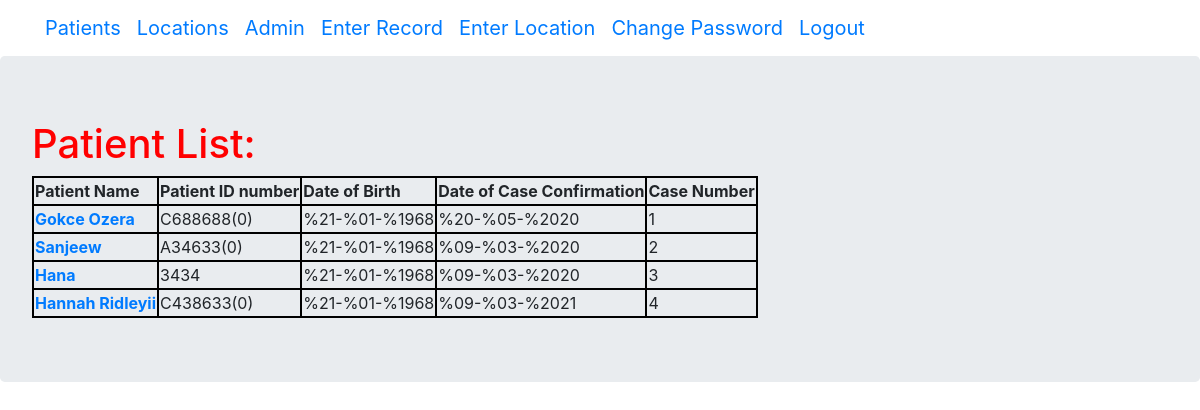
Page /covidapp/index/ (signed in) on the committed database.
### covidapp/models.py (models this page shows, shortened)
class Patient(models.Model):
    name = models.CharField(max_length=200)
    idn = models.CharField(max_length=200, unique=True)
    date_of_birth = models.DateField()
    date_of_confirm = models.DateField()
    case_number = models.IntegerField()

### covidapp/views.py (the view)
# urls.py: path('index/', views.index, name='index'),
def index(request):
    patient_dict = Patient.objects.order_by('case_number')
    my_dict = {'patients':patient_dict}
    return render(request, 'covidapp/index.html',context=my_dict)

### covidapp/templatetags/has_group.py (called while the page is built)
@register.filter(name='has_group')
def has_group(user, group_name):
    return user.groups.filter(name=group_name).exists()

### templates/covidapp/index.html
{% extends "covidapp/base.html" %}
{% block content %}
{% load has_group %}
{% if request.user|has_group:"Epidemiologists" or request.user|has_group:"Staff" %}
    <div class="jumbotron">
        {% if patients %}
        <h1>Patient List:</h1>
        <table>
            <thead>
                <th>Patient Name</th>
                <th>Patient ID number</th>
                <th>Date of Birth</th>
                <th>Date of Case Confirmation</th>
                <th>Case Number</th>
            </thead>
        {% for patient in patients %}
        <tr>
            <th><a href="{% url 'patient_detail' pk=patient.pk %}">{{patient.name}}</a></th>
            <td>{{ patient.idn }}</td>
            <td>{{ patient.date_of_birth }}</td>
            <td>{{ patient.date_of_confirm }}</td>
            <td>{{ patient.case_number }}</td>
        </tr>
        {% endfor %}
        </table>
        {% else %}
            <p>NO PATIENT RECORDS FOUND!</p>
        {% endif %}
    </div>
{% else %}
<h3>Please Login First</h3>
{% endif %}
{% endblock %}

### static/css/mystyle.css (style rules this page uses)
h1 { color:red; }
table,th,td { border: 2px solid black; }

### rows in the picture
Patient: name "Gokce Ozera", idn "C688688(0)", date_of_birth "%21-%01-%1968", date_of_confirm "%20-%05-%2020", case_number "1"
Patient: name "Sanjeew", idn "A34633(0)", date_of_birth "%21-%01-%1968", date_of_confirm "%09-%03-%2020", case_number "2"
Patient: name "Hana", idn "3434", date_of_birth "%21-%01-%1968", date_of_confirm "%09-%03-%2020", case_number "3"
Patient: name "Hannah Ridleyii", idn "C438633(0)", date_of_birth "%21-%01-%1968", date_of_confirm "%09-%03-%2021", case_number "4"
